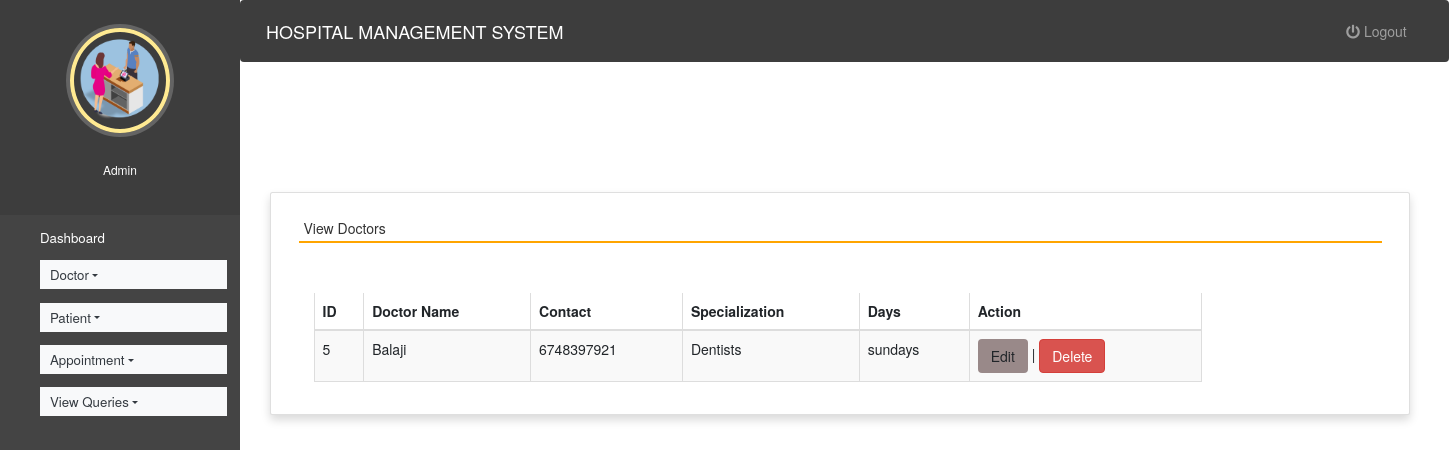
Page /view_doctor (signed in) on the committed database.
### hospitals/models.py (models this page shows, shortened)
class Doctor(models.Model):
    name = models.CharField(max_length=50)
    mobile = models.IntegerField()
    special = models.CharField(max_length=50)
    Days = models.CharField(max_length=50)

### hospitals/views.py (the view)
# urls.py: path('view_doctor', view_doctor, name='view_doctor'),
def view_doctor(request):
    if not request.user.is_staff:
        return redirect('login')
    doc = Doctor.objects.all()
    d = {'doc': doc}
    return render(request, 'view_doctor.html', d)

### hospitals/templates/view_doctor.html (shortened to what this page needs)
{% extends 'admin_nav.html' %}
{% load static %}
{% block content %}
<head>
 <link rel="stylesheet" href="https://maxcdn.bootstrapcdn.com/bootstrap/3.4.1/css/bootstrap.min.css">
  <link rel="stylesheet" href="https://cdnjs.cloudflare.com/ajax/libs/font-awesome/4.7.0/css/font-awesome.min.css">
  <link rel="stylesheet" href="https://use.fontawesome.com/releases/v5.6.3/css/all.css">
</head>
<br><br><br><br>
<div class="container card shadow m-5">
    <div class="card-body">
        <h5 class="p-2" style="border-bottom: 2px solid orange">View Doctors</h5>
		<div class="container mt-5">
			<div class="table-responsive">
		<table id="example" class="table table-striped table-bordered table-sm" style="width:80%">
			<thead>
				<tr>
					<th>ID</th>
					<th>Doctor Name</th>
					<th>Contact</th>
					<th>Specialization</th>
					<th>Days</th>
                    <th>Action</th>
				</tr>
			</thead>
			<tbody>
            {% for i in doc %}
			<tr>
				<td>{{i.id}}</td>
				<td>{{i.name}}</td>
				<td>{{i.mobile}}</td>
				<td>{{i.special}}</td>
				<td>{{i.Days}}</td>
				<td><a href="{% url 'edit_doctor' i.id %}" class="btn btn" style="background-color:#998989">Edit</a> |
				<a href="{% url 'delete_doctor' i.id %}" onclick="return confirm('Are you ready to delete this record ?')" class="btn btn-danger" >Delete</a></td>
			</tr>
			{% endfor %}
			</tbody>
		</table>
				</div>
	 </div>
	</div>
</div>
{% endblock content %}

### hospitals/static/style.css (style rules this page uses)
body { padding-left: 240px; }

### hospitals/templates/admin_nav.html (style rules this page uses)
a:link { text-decoration: none; }
a { color: white; }
body { padding-left: 240px; }

### rows in the picture
Doctor: id "5", name "Balaji", mobile "6748397921", special "Dentists", Days "sundays"
